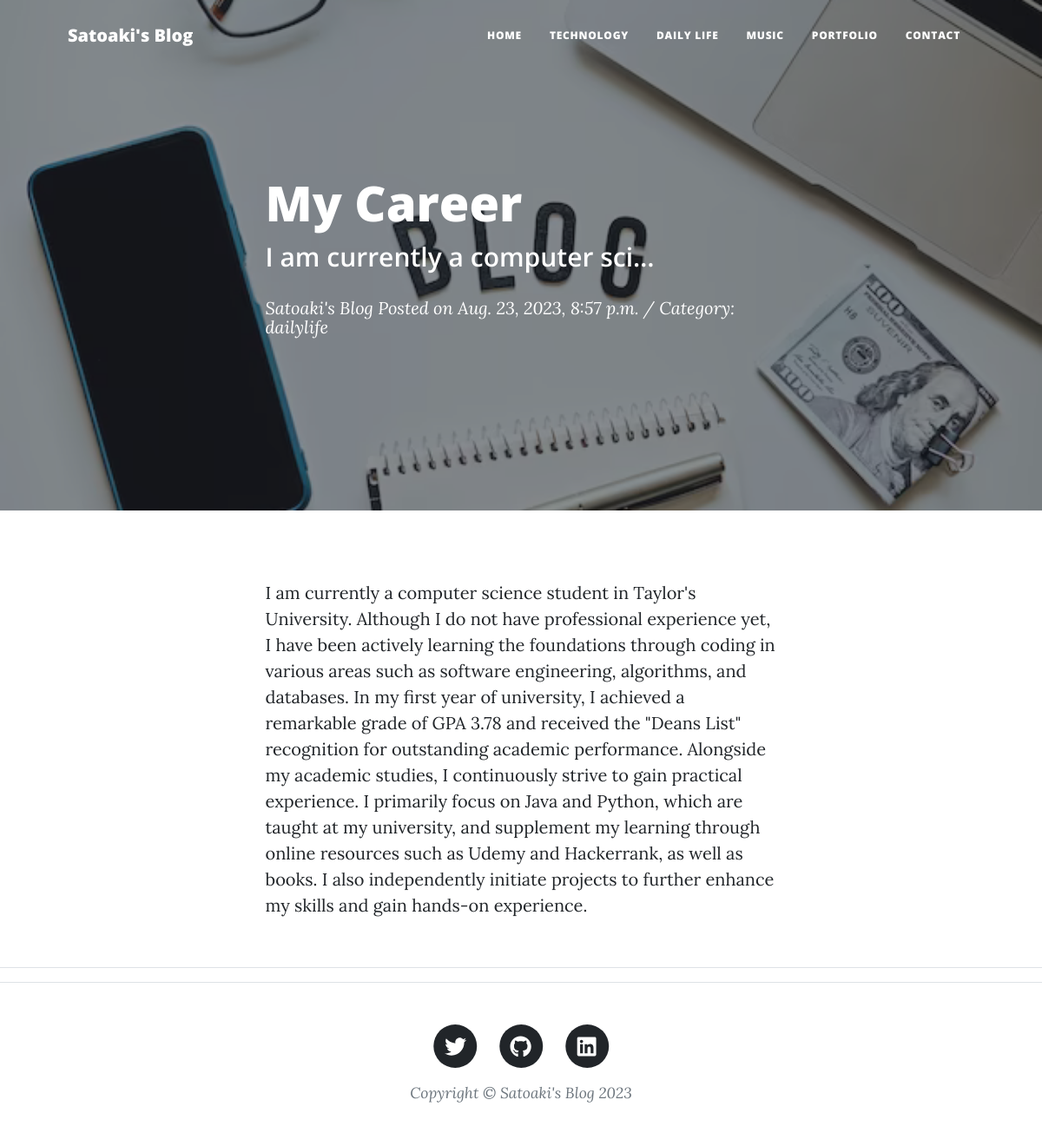
Page /blog-detail/2/ on the committed database.
### blogapp/models.py (models this page shows, shortened)
class BlogPost(models.Model):
    CATEGORY = (('technology', 'ITのこと'),
                ('dailylife', '日常のこと'),
                ('music', '音楽のこと'),
                ('portfolio', '自作製品のこと'))
    title = models.CharField(
        verbose_name='Title',
        max_length=200
    )
    content = models.TextField(
        verbose_name='Content'
    )
    posted_at = models.DateTimeField(
        verbose_name='Posted Date and Time',
        auto_now_add=True
    )
    category = models.CharField(
        verbose_name='Category',
        max_length=50,
        choices=CATEGORY
    )

### blogapp/views.py (the view)
# urls.py: path('blog-detail/<int:pk>/', views.BlogDetail.as_view(), name="blog_detail"),
class BlogDetail(DetailView):
    template_name = "post.html"
    model = BlogPost

### blogapp/templates/post.html (shortened to what this page needs)
{% extends 'base.html' %}
{% load static %}
        {% block header %}
        <header class="masthead" style="background-image: url({% static 'assets/img/blog-bg.png' %})">
            <div class="container position-relative px-4 px-lg-5">
                <div class="row gx-4 gx-lg-5 justify-content-center">
                    <div class="col-md-10 col-lg-8 col-xl-7">
                        <div class="post-heading">
                            <h1>{{ object.title }}</h1>
                            <h2 class="subheading">{{ object.content|truncatechars:30 }}</h2>
                            <span class="meta">
                                <a href={% url 'blogapp:index' %}>Satoaki's Blog</a>
                                Posted on {{ object.posted_at }} / Category:
                                {{ object.category }}
                            </span>
                        </div>
                    </div>
                </div>
            </div>
        </header>
        {% endblock %}
        {% block contents %}
        <article class="mb-4">
            <div class="container px-4 px-lg-5">
                <div class="row gx-4 gx-lg-5 justify-content-center">
                    <div class="col-md-10 col-lg-8 col-xl-7">
                        <p>{{ object.content }}</p>
                    </div>
                </div>
            </div>
        </article>
        <hr>
        {% endblock %}

### rows in the picture
BlogPost: title "My Career", content "I am currently a computer sci…", posted_at "Aug. 23, 2023, 8:57 p.m.", category "dailylife", content "I am currently a computer science student in Taylor's University. Although I do not have professional experience yet, I have been actively learning the foundations through coding in various areas such as software engineering, algorithms, and databases. In my first year of university, I achieved a remarkable grade of GPA 3.78 and received the \"Deans List\" recognition for outstanding academic performance. Alongside my academic studies, I continuously strive to gain practical experience. I primarily focus on Java and Python, which are taught at my university, and supplement my learning through online resources such as Udemy and Hackerrank, as well as books. I also independently initiate…"
